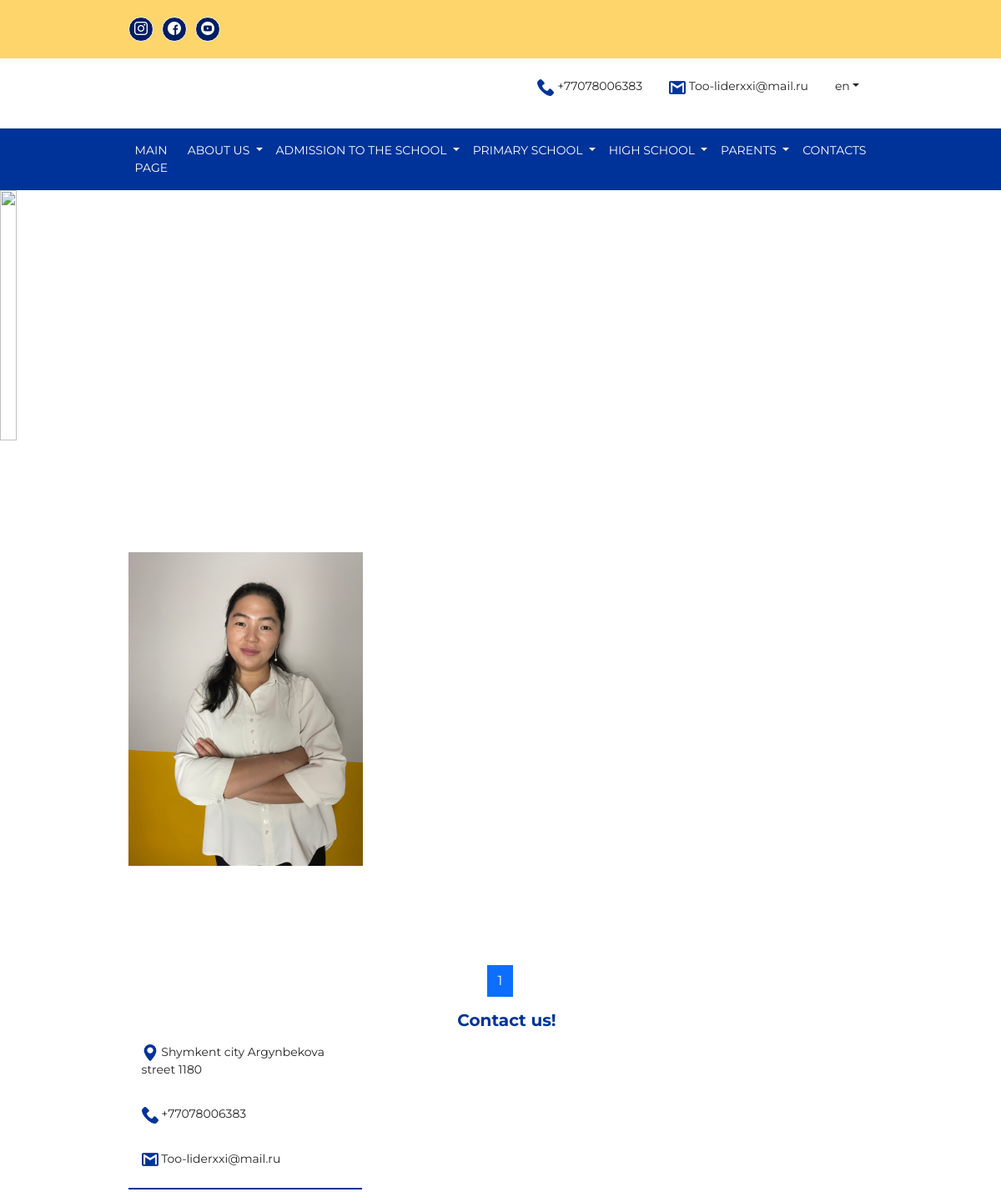
The app's page /eng/teachers/ (upper part), older data.
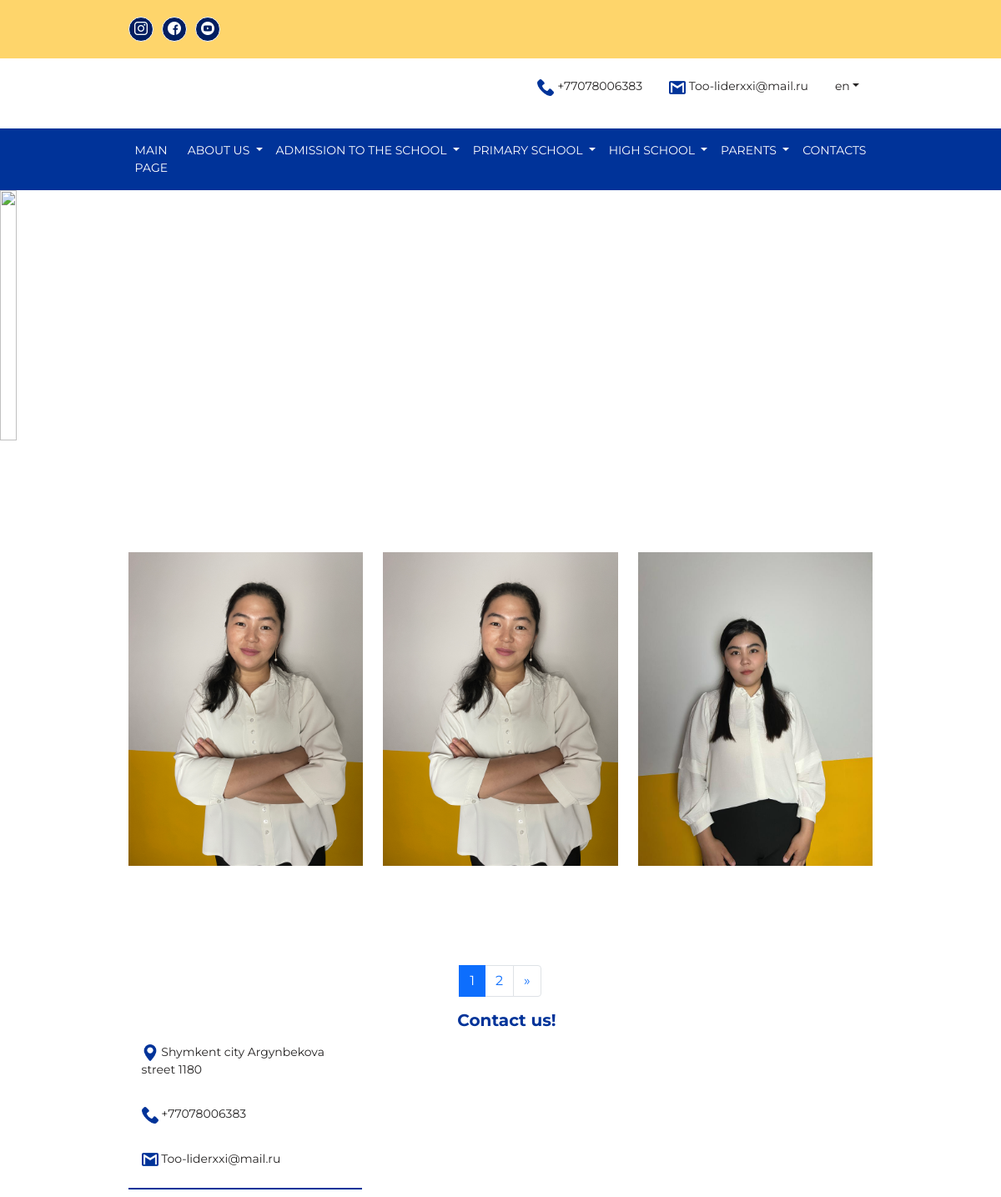
The same page, newer data.
### app/models.py (models this page shows, shortened)
class Teacher(models.Model):
    name = models.CharField(max_length=255)
    job = models.CharField(max_length=255)
    photo = models.ImageField(upload_to='teachers/', blank=True, null=True)
    class Meta:
        verbose_name = "Учитель"
        verbose_name_plural = "Учителя"

### app/views.py (the view)
# urls.py: path('eng/teachers/', views.teacher_list_eng, name='teachers_eng'),
def teacher_list_eng(request):
    qs = Teacher.objects.all()
    lst = Paginator(qs, 3)
    page_number = request.GET.get('page')
    page_obj = lst.get_page(page_number)
    context = {'page_obj': page_obj, }
    return render(request, 'eng/teachers-en.html', context)

### templates/eng/teachers-en.html (shortened to what this page needs)
{% extends './base.html' %}
{% load static %}
{% block content %}
      <div class="kirispe">
        <a href="#">
          <img src="{% static 'img/kirispe.png' %}" alt="">
          <div class="title">
            <div class="container">
              <h1>TEACHERS</h1>
            </div>
          </div>
        </a>
      </div>
  <div class="container">
  <div class="teachers">
      <div class="boxes">
      <div class="row">
    {% for teacher in page_obj %}
    <div class="col-md-4">
      <div class="teacher" id="{{ teacher.id }}">
        <img  src="{{ teacher.photo.url }}" alt="">
      </div>
    </div>
    {% endfor %}
  </div>
  </div>
  </div>
</div>
<nav aria-label="Page navigation example">
  <ul class="pagination justify-content-center">
    {% for page in page_obj.paginator.page_range %}
        <li class="page-item {% if page == page_obj.number %} active {% endif %} ">
            <a class="page-link" href="?page={{page}}">
                {{ page }}
            </a>
        </li>
    {% endfor %}
    <li class="page-item">
        {% if page_obj.has_next %}
      <a class="page-link" href="?page={{ page_obj.paginator.num_pages }}" aria-label="Next">
        <span aria-hidden="true">&raquo;</span>
      </a>
        {% endif %}
    </li>
  </ul>
</nav>
{% endblock %}

Row changes from the older to the newer data that the page shows:
added Teacher: photo (picture)
added Teacher: photo (picture)
Text that changed along with them:
new list line: "2"
